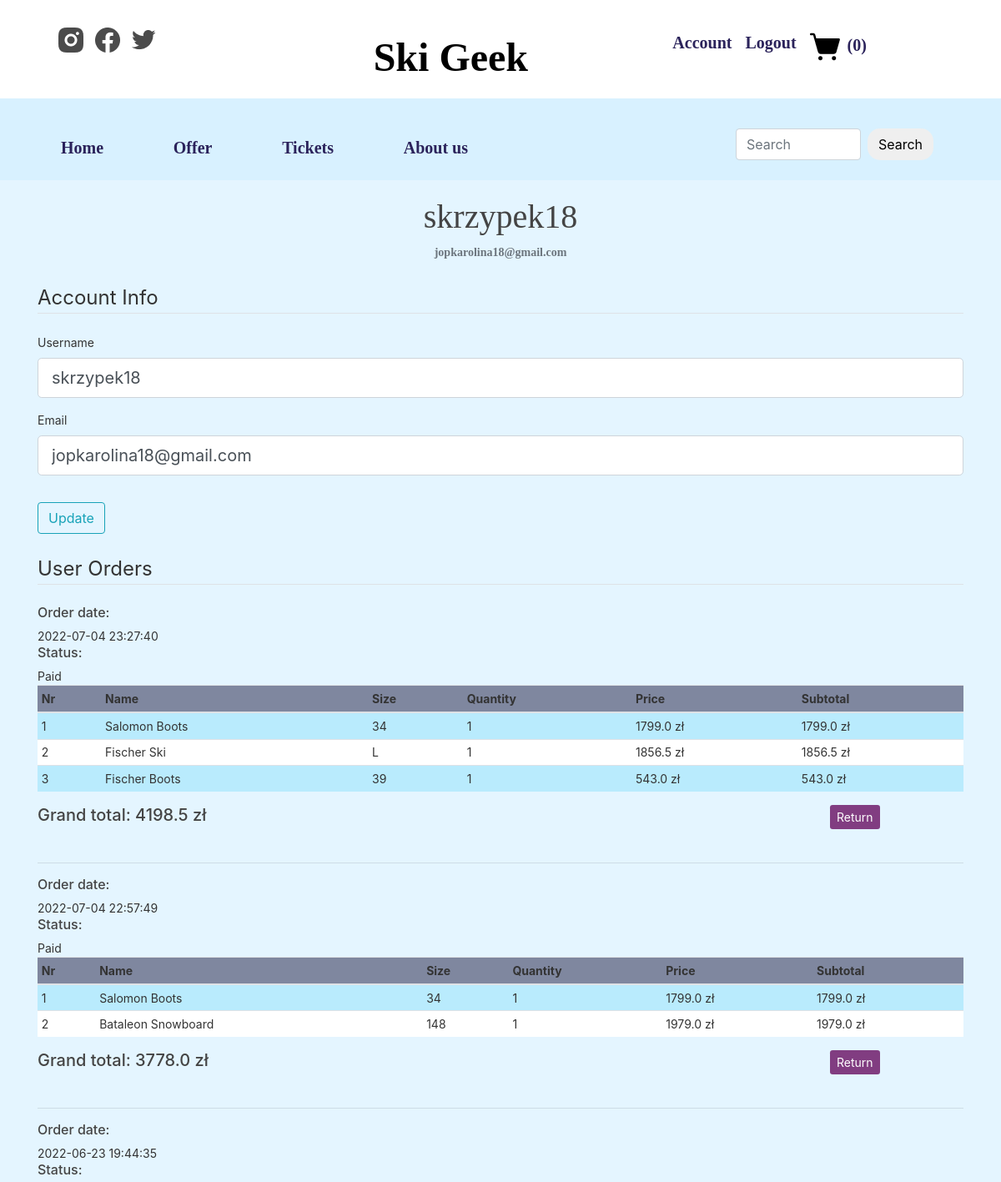
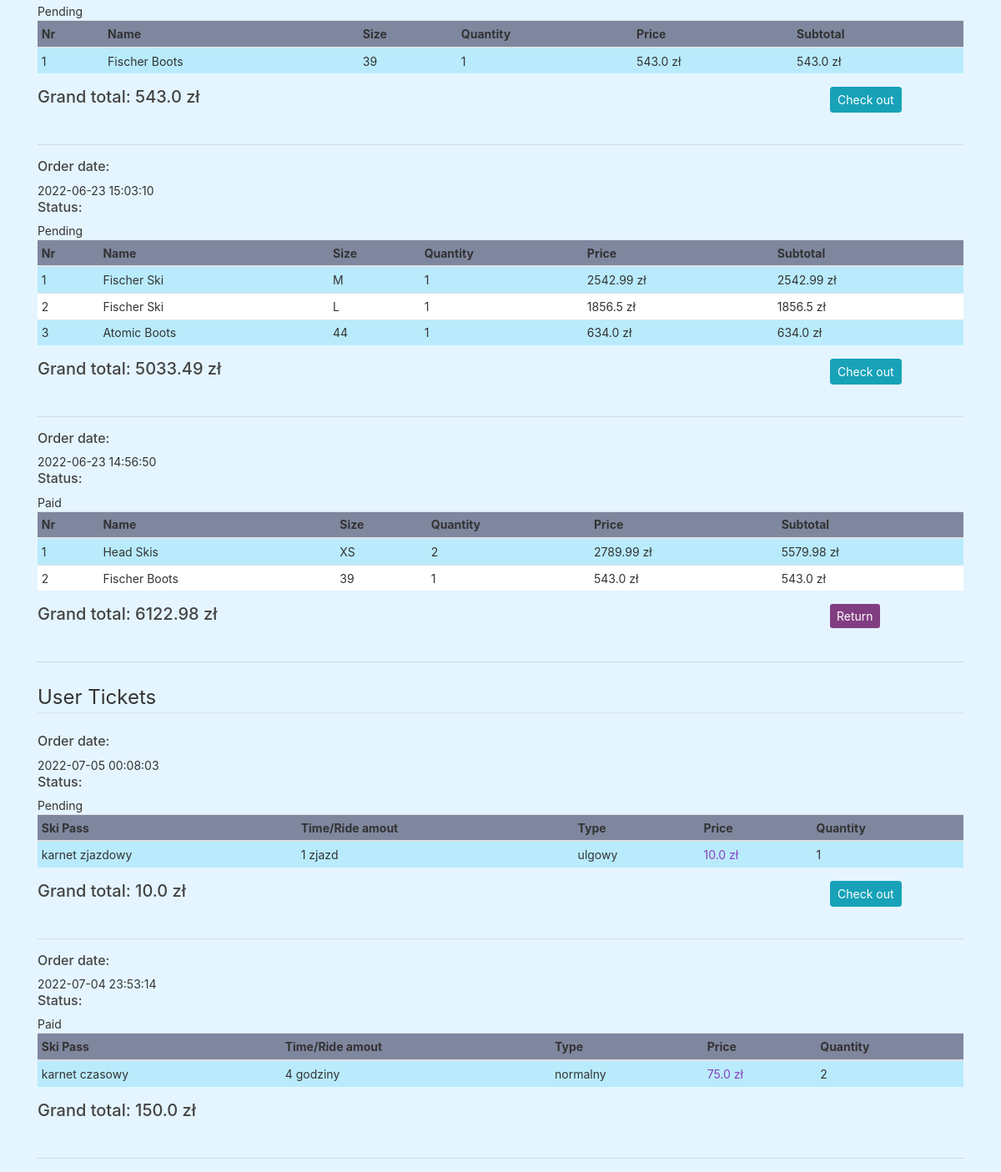
Page /account (signed in) on the committed database (2 pictures, top to bottom).
### skiResort/models.py (models this page shows, shortened)
class User(db.Model, UserMixin):
    id = db.Column(db.Integer, primary_key=True)
    username = db.Column(db.String(20), unique=True, nullable=False)
    email = db.Column(db.String(120), unique=True, nullable=False)
    password = db.Column(db.String(60), nullable=False)
    posts = db.relationship('Post', backref='author', lazy=True)

class CustomerOrder(db.Model):
    id = db.Column(db.Integer, primary_key=True)
    invoice = db.Column(db.String(20), unique=True, nullable=False)
    status = db.Column(db.String(20), default='Pending', nullable=False)
    customer_id = db.Column(db.Integer, unique=False, nullable=False)
    date_created = db.Column(db.DateTime, default=datetime.utcnow, nullable=False)
    orders = db.Column(JsonEcodedDict)
    grandtotal = db.Column(db.Float)

class CustomerTicket(db.Model):
    id = db.Column(db.Integer, primary_key=True)
    invoice = db.Column(db.String(20), unique=True, nullable=False)
    status = db.Column(db.String(20), default='Pending', nullable=False)
    customer_id = db.Column(db.Integer, unique=False, nullable=False)
    date_created = db.Column(db.DateTime, default=datetime.utcnow, nullable=False)
    ski_pass = db.Column(db.String(20), nullable=False)
    amount = db.Column(db.String(20), nullable=False)
    type = db.Column(db.String(20), nullable=False)
    quantity = db.Column(db.Integer, nullable=True)
    price = db.Column(db.Float)
    grandtotal = db.Column(db.Float)

### skiResort/routes.py (the view)
@app.route("/account", methods=['GET', 'POST'])
@login_required
def account():
    customer_id = current_user.id
    customer = User.query.filter_by(id=customer_id).first()
    orders = CustomerOrder.query.filter_by(customer_id=customer_id).order_by(CustomerOrder.id.desc())
    customer_tickets = CustomerTicket.query.filter_by(customer_id=customer_id).order_by(CustomerTicket.id.desc())
    form = UpdateAccountForm()
    if form.validate_on_submit():
        current_user.username = form.username.data
        current_user.email = form.email.data
        db.session.commit()
        flash('Account has been updated!', 'success')
        return redirect(url_for('account'))
    elif request.method == 'GET':
        form.username.data = current_user.username
        form.email.data = current_user.email
    return render_template('account.html', title='Account', form=form, customer=customer, orders=orders, customer_tickets=customer_tickets)

### skiResort/forms.py (shortened to what this page needs)
class UpdateAccountForm(FlaskForm):
    username = StringField('Username',
                           validators=[DataRequired(), Length(min=2, max=20)])
    email = StringField('Email',
                        validators=[DataRequired(), Email()])
    submit = SubmitField('Update')

### skiResort/models.py (called while the page is built)
@login_manager.user_loader
def load_user(user_id):
    return User.query.get(int(user_id))

    def process_result_value(self, value, dialect):
        if value is None:
            return {}
        else:
            return json.loads(value)

### skiResort/templates/account.html (shortened to what this page needs)
{% extends "layout.html" %}
{% block content %}
    <div class="content-section">
        <div class="row">
            <div class="media">
                <div class="media-body">
                    <h2 class="account-heading">{{ current_user.username }}</h2>
                    <p class="text-secondary">{{ current_user.email }}</p>
                </div>
            </div>
        </div>
        <form method="POST" action="">
            <fieldset class="form-group">
                <legend class="border-bottom mb-4">Account Info</legend>
                <div class="form-group">
                    {{ form.username.label(class="form-control-label") }}
                    {% if form.username.errors %}
                        {{ form.username(class="form-control form-control-lg is-invalid") }}
                        <div class="invalid-feedback">
                            {% for error in form.username.errors %}
                                <span>{{ error }}</span>
                            {% endfor %}
                        </div>
                    {% else %}
                        {{ form.username(class="form-control form-control-lg") }}
                    {% endif %}
                </div>
                <div class="form-group">
                    {{ form.email.label(class="form-control-label") }}
                    {% if form.email.errors %}
                        {{ form.email(class="form-control form-control-lg is-invalid") }}
                        <div class="invalid-feedback">
                            {% for error in form.email.errors %}
                                <span>{{ error }}</span>
                            {% endfor %}
                        </div>
                    {% else %}
                        {{ form.email(class="form-control form-control-lg") }}
                    {% endif %}
                </div>
            </fieldset>
            <div class="form-group">
                {{ form.submit(class="btn btn-outline-info") }}
            </div>
        </form>
        <div class="content">
            <legend class="border-bottom mb-4 mt-4">User Orders</legend>
            {% for order in orders %}
                <table class="table custom-table table-sm">
                    <h6>Order date: </h6>{{ order.date_created.strftime('%Y-%m-%d %H:%M:%S') }}
                    <h6>Status: </h6> {{ order.status }}
                    <thead>
                        <th>Nr</th>
                        <th>Name</th>
                        <th>Size</th>
                        <th>Quantity</th>
                        <th>Price</th>
                        <th>Subtotal</th>
                    </thead>
                    <tbody>
                      {% for key, product in order.orders.items() %}
                        <tr>
                            {% set subtotal =  product.quantity|float * product.price|float %}
                            <td>{{ loop.index }}</td>
                            <td>{{ product.name }}</td>
                            <td>{{ product.size }}</td>
                            <td>{{ product.quantity }}</td>
                            <td>{{ product.price }} zł</td>
                            <td>{{ subtotal }} zł</td>
                        </tr>
                    {% endfor %}
                    </tbody>
                </table>
                <div class="row">
                    <div class="col-md-10 float-left">
                        <h5>Grand total: {{ order.grandtotal }} zł</h5>
                    </div>
                    <div class="col-md-2 float-right">
                        {% if order.status == 'Pending' %}
                            <a href="{{ url_for('orders', invoice=order.invoice) }}">
                                <button type="submit" class="btn btn-sm btn-info">
                                    Check out
                                </button>
                            </a>
                        {% else %}
                             <a href="{{ url_for('return_order', invoice=order.invoice) }}">
                                <button type="submit" class="btn btn-sm btn-info" style="background-color: #813d81; color: #ffffff; border: none">
                                    Return
                                </button>
                            </a>
                        {% endif %}
                    </div>
                </div>
                <br>
                <hr>
            {% endfor %}
        </div>
         <div class="content">
            <legend class="border-bottom mb-4 mt-4">User Tickets</legend>
            {% for ticket in customer_tickets %}
                <table class="table custom-table table-sm">
                    <h6>Order date: </h6>{{ ticket.date_created.strftime('%Y-%m-%d %H:%M:%S') }}
                    <h6>Status: </h6> {{ ticket.status }}
                    <thead>
                        <th>Ski Pass</th>
                        <th>Time/Ride amout</th>
                        <th>Type</th>
                        <th>Price</th>
                        <th>Quantity</th>
                    </thead>
                    <tbody>
                        <tr>
                           <td>{{ ticket['ski_pass'] }}</td>
                            <td>{{ ticket['amount']}}</td>
                            <td>{{ ticket['type']}}</td>
                            <td style="color:#8840be;">{{ ticket['price'] }} zł</td>
                            <td>{{ ticket['quantity'] }}</td>
                        </tr>
                    </tbody>
                </table>
                <div class="row">
                    <div class="col-md-10 float-left">
                        <h5>Grand total: {{ ticket.grandtotal }} zł</h5>
                    </div>
                    <div class="col-md-2 float-right">
                        {% if ticket.status == 'Pending' %}
                            <a href="{{ url_for('ticket_orders', invoice=ticket.invoice) }}">
                                <button type="submit" class="btn btn-sm btn-info">
                                    Check out
                                </button>
                            </a>
                        {% endif %}
                    </div>
                </div>
                <br>
                <hr>
            {% endfor %}
        </div>
    </div>
{% endblock content %}

### skiResort/static/main.css (style rules this page uses)
body { background: #E4F5FF; color: #333333; font-size: 14px; }
h1, h2, h3, h4, h5, h6 { color: #444444; }
.custom-table thead { background-color: #7f879f; }
.custom-table tbody tr:nth-child(odd) { background-color: #b9ebfd; }
.custom-table tbody tr:nth-child(even) { background-color: #ffffff; }
.media { padding: 10px; width: 100%; height: auto; position: relative; }
.media-body { font-weight: bold; font-family: Alfa Slab One; margin-top: 10px; text-align: center; }
.account-heading { font-size: 2.5rem; }

### rows in the picture
User: username "skrzypek18", email "jopkarolina18@gmail.com"
CustomerOrder: name "Salomon Boots" "Fischer Ski" "Fischer Boots", size "34" "L" "39", quantity "1" "1" "1", price "1799.0" "1856.5" "543.0", orders "1799.0" "1856.5" "543.0", grandtotal "4198.5"
CustomerOrder: name "Salomon Boots" "Bataleon Snowboard", size "34" "148", quantity "1" "1", price "1799.0" "1979.0", orders "1799.0" "1979.0", grandtotal "3778.0"
CustomerOrder: name "Fischer Boots", size "39", quantity "1", price "543.0", orders "543.0", grandtotal "543.0"
CustomerOrder: name "Fischer Ski" "Fischer Ski" "Atomic Boots", size "M" "L" "44", quantity "1" "1" "1", price "2542.99" "1856.5" "634.0", orders "2542.99" "1856.5" "634.0", grandtotal "5033.49"
CustomerOrder: name "Head Skis" "Fischer Boots", size "XS" "39", quantity "2" "1", price "2789.99" "543.0", orders "5579.98" "543.0", grandtotal "6122.98"
CustomerTicket: ski_pass "karnet zjazdowy", amount "1 zjazd", type "ulgowy", price "10.0", quantity "1", grandtotal "10.0"
CustomerTicket: ski_pass "karnet czasowy", amount "4 godziny", type "normalny", price "75.0", quantity "2", grandtotal "150.0"

### other values in the picture
{{ session['Shoppingcart'] | length }} "0"
